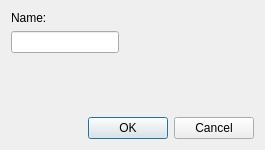
<ui version="4.0" >
 <class>componentForm</class>
 <widget class="QDialog" name="componentForm" >
  <property name="geometry" >
   <rect>
    <x>0</x>
    <y>0</y>
    <width>265</width>
    <height>150</height>
   </rect>
  </property>
  <property name="windowTitle" >
   <string>Component Properties</string>
  </property>
  <layout class="QVBoxLayout" >
   <item>
    <widget class="QLabel" name="label" >
     <property name="text" >
      <string>Name:</string>
     </property>
    </widget>
   </item>
   <item>
    <layout class="QHBoxLayout" >
     <item>
      <widget class="QLineEdit" name="nameLineEdit" >
       <property name="sizePolicy" >
        <sizepolicy vsizetype="Fixed" hsizetype="Minimum" >
         <horstretch>0</horstretch>
         <verstretch>0</verstretch>
        </sizepolicy>
       </property>
       <property name="maxLength" >
        <number>16</number>
       </property>
      </widget>
     </item>
     <item>
      <spacer>
       <property name="orientation" >
        <enum>Qt::Horizontal</enum>
       </property>
       <property name="sizeHint" >
        <size>
         <width>40</width>
         <height>20</height>
        </size>
       </property>
      </spacer>
     </item>
    </layout>
   </item>
   <item>
    <spacer>
     <property name="orientation" >
      <enum>Qt::Vertical</enum>
     </property>
     <property name="sizeHint" >
      <size>
       <width>241</width>
       <height>16</height>
      </size>
     </property>
    </spacer>
   </item>
   <item>
    <widget class="QDialogButtonBox" name="buttonBox" >
     <property name="orientation" >
      <enum>Qt::Horizontal</enum>
     </property>
     <property name="standardButtons" >
      <set>QDialogButtonBox::Cancel|QDialogButtonBox::NoButton|QDialogButtonBox::Ok</set>
     </property>
    </widget>
   </item>
  </layout>
 </widget>
 <resources/>
 <connections>
  <connection>
   <sender>buttonBox</sender>
   <signal>accepted()</signal>
   <receiver>componentForm</receiver>
   <slot>accept()</slot>
   <hints>
    <hint type="sourcelabel" >
     <x>248</x>
     <y>254</y>
    </hint>
    <hint type="destinationlabel" >
     <x>157</x>
     <y>274</y>
    </hint>
   </hints>
  </connection>
  <connection>
   <sender>buttonBox</sender>
   <signal>rejected()</signal>
   <receiver>componentForm</receiver>
   <slot>reject()</slot>
   <hints>
    <hint type="sourcelabel" >
     <x>316</x>
     <y>260</y>
    </hint>
    <hint type="destinationlabel" >
     <x>286</x>
     <y>274</y>
    </hint>
   </hints>
  </connection>
 </connections>
</ui>
